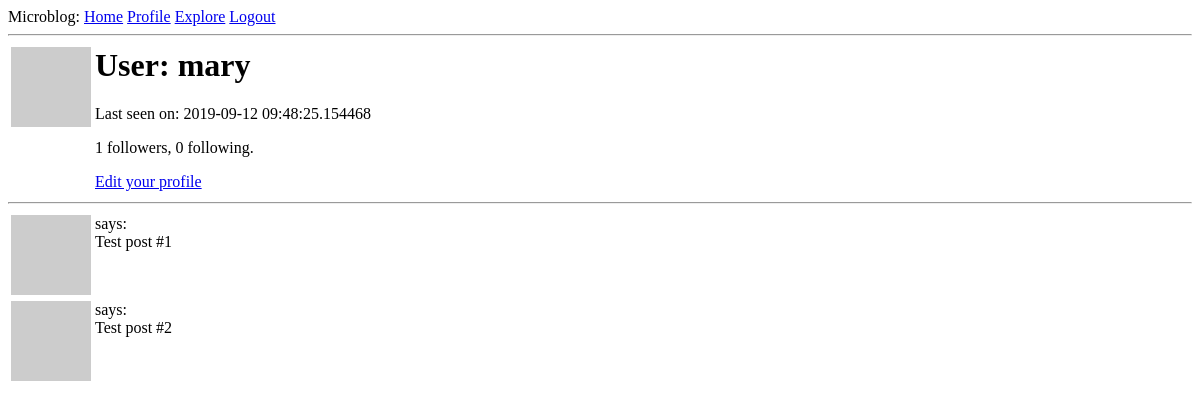
The page /user/mary (signed in) on the database as committed earlier.
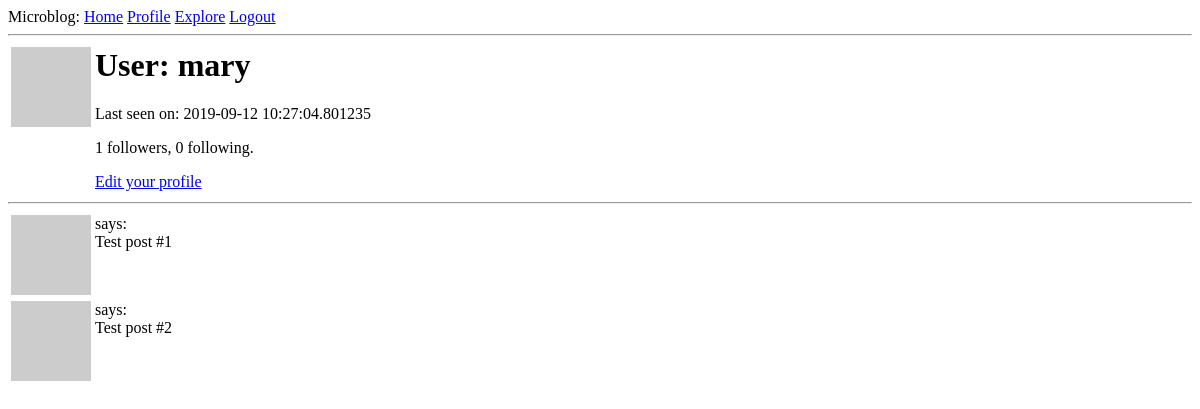
The same page on the database as committed later.
### mblog/models.py (models this page shows, shortened)
class User(UserMixin, db.Model):
    id = db.Column(db.Integer, primary_key=True)
    user_name = db.Column(db.String(64), index=True, unique=True)
    email_id = db.Column(db.String(256), index=True, unique=True)
    password_hash = db.Column(db.String(128))
    posts = db.relationship('Post', backref='author', lazy='dynamic')
    about_me = db.Column(db.String(256))
    last_seen = db.Column(db.DateTime, default=datetime.utcnow)
    followed = db.relationship(
            'User', secondary=followers,
            primaryjoin=(followers.c.follower_id == id),
            secondaryjoin=(followers.c.followed_id == id),
            backref=db.backref('followers', lazy='dynamic'), lazy='dynamic')
    def avatar(self, size):
        digest = md5(self.email_id.lower().encode('utf-8')).hexdigest()
        return 'https://www.gravatar.com/avatar/{}?d=identicon&s={}'.format(
            digest, size)

### mblog/routes.py (the view)
@app.route('/user/<username>')
@login_required
def user(username):
    user = User.query.filter_by(user_name=username).first_or_404()
    posts = [
        {'author': user, 'body': 'Test post #1'},
        {'author': user, 'body': 'Test post #2'}
    ]
    return render_template('user.html', user=user, posts=posts)

### mblog/models.py (called while the page is built)
@login.user_loader
def load_user(id):
    return User.query.get(int(id))

### mblog/routes.py (called while the page is built)
@app.before_request
def before_request():
    if current_user.is_authenticated:
        current_user.last_seen = datetime.utcnow()
        db.session.commit()

### mblog/templates/user.html (shortened to what this page needs)
{% extends "base.html" %}
{% block content %}
    <table>
        <tr valign="top">
            <td><img src="{{ user.avatar(128) }}"></td>
            <td>
                <h1>User: {{ user.user_name }}</h1>
                {% if user.last_seen %}
                    <p>Last seen on: {{ user.last_seen }}</p>
                {% endif %}
                <p>{{ user.followers.count() }} followers, {{ user.followed.count() }} following.</p>
                {% if user == current_user %}
                    <p><a href="{{ url_for('edit_profile') }}">Edit your profile</a></p>
                {% elif not current_user.is_following(user) %}
                    <p><a href="{{ url_for('follow', username=user.user_name) }}">Follow</a></p>
                {% else %}
                    <p><a href="{{ url_for('unfollow', username=user.user_name) }}">Unfollow</a></p>
                {% endif %}
            </td>
        </tr>
    </table>
    <hr>
    {% for post in posts %}
        {% include "_post.html" %}
    {% endfor %}
{% endblock %}

### mblog/templates/base.html (shortened to what this page needs)
<html>
    <head>
    </head>
    <body>
        <div>
              Microblog:
              <a href="{{ url_for('index') }}">Home</a>
              {% if current_user.is_anonymous %}
                  <a href="{{ url_for('login') }}">Login</a>
              {% else %}
                  <a href="{{ url_for('user', username=current_user.user_name) }}">Profile</a>
                  <a href="{{ url_for('explore') }}">Explore</a>
                  <a href="{{ url_for('logout') }}">Logout</a>
              {% endif %}
        </div>
        <hr>
        {% block content %}{% endblock %}
    </body>
</html>

### mblog/templates/_post.html (shortened to what this page needs)
<table>
    <tr valign="top">
        <td><img src="{{ post.author.avatar(36) }}"></td>
        <td>
            says:<br>{{ post.body }}
        </td>
    </tr>
</table>

Rows that differ between the two databases and show on the page:
changed User "mary": last_seen "2019-09-12 09:48:25.154468" → "2019-09-12 10:27:04.801235"
